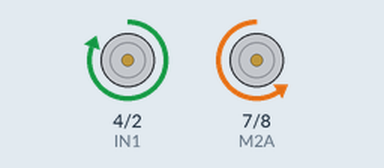
The sketch below on a simulated Arduino Uno, built with avr-gcc and run on an emulated ATmega328P. On the bench: motor-driver pin pairs drawn as motors (green arrow = first pin HIGH = forward, orange = second pin HIGH = backward, longer = more drive, scaled by the enable pin).

Above: at 0.7 s.
At 5.2 s:
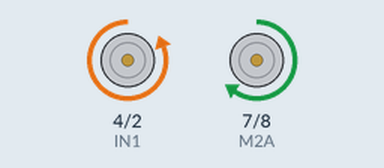
Timing chart, 0 to 6.9 s (numbered marks = the images above):
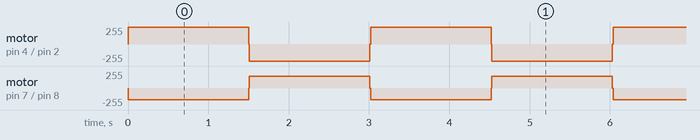

The sketch:

igen330_code_2_power.ino
```cpp
int M2A = 7; //when pin is HIGH the actuator extends
int M2B = 8;
int M2PWM = 10;
int IN2 = 2;
int IN1 = 4; //when pin is HIGH the actuator extends
int EN = 9;


void setup() {


  // put your setup code here, to run once:
pinMode(M2A,OUTPUT);
pinMode(M2B, OUTPUT);
pinMode(M2PWM, OUTPUT);
pinMode(IN1,OUTPUT);
pinMode(IN2, OUTPUT);
pinMode(EN, OUTPUT);
int i=0;
}

void loop() {


digitalWrite(M2B,HIGH);
digitalWrite(M2A,LOW);
digitalWrite(IN2,LOW);
digitalWrite(IN1,HIGH);

analogWrite(M2PWM,175);
analogWrite(EN,255);
delay(1500);
analogWrite(M2PWM,0);
analogWrite(EN,0);
delay(10);

digitalWrite(M2B,LOW);
digitalWrite(M2A,HIGH);
digitalWrite(IN1,LOW);
digitalWrite(IN2,HIGH);

analogWrite(M2PWM,175);
analogWrite(EN,255


);
delay(1500);
analogWrite(M2PWM,0);
analogWrite(EN,0);
delay(10);

}
```

Measured:
- by itself, motor on pin 4 (IN1) / pin 2 (IN2): repeats every 3.0 s: stopped 0.01 s, backward 255/255 1.5 s, stopped 0.01 s, forward 255/255 1.5 s
- by itself, motor on pin 7 (M2A) / pin 8 (M2B): repeats every 3.0 s: stopped 0.01 s, forward 175/255 1.5 s, stopped 0.01 s, backward 175/255 1.5 s
